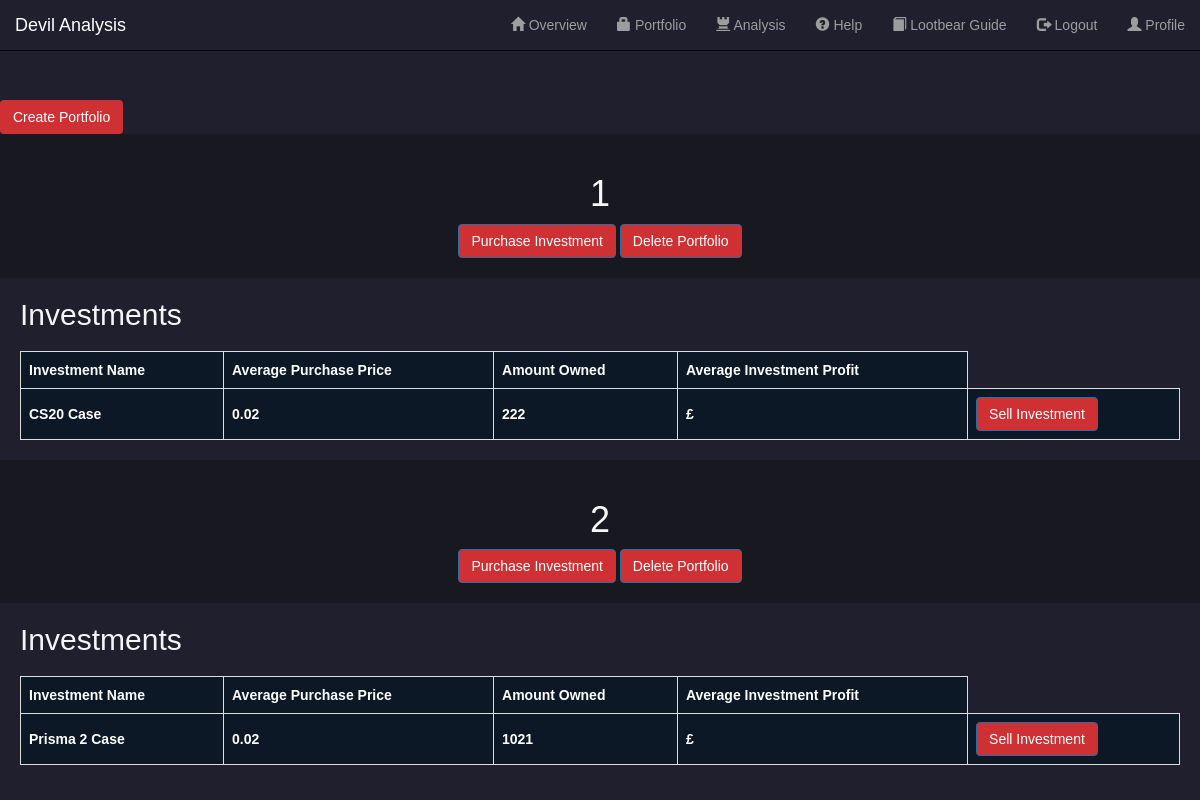
The page /portfolio/ (signed in) on the database as committed earlier.
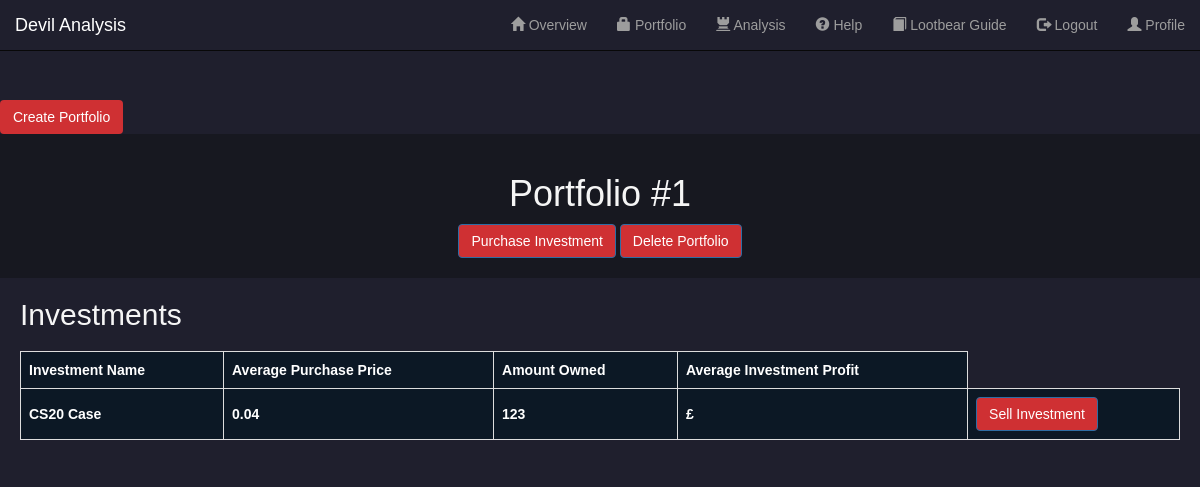
The same page on the database as committed later.
### main/models.py (models this page shows, shortened)
class Investment(models.Model):
    name = models.CharField(max_length=255)
    purchase_price = models.DecimalField(decimal_places=2, max_digits=10)
    quantity = models.IntegerField()
    owner = models.ForeignKey(User, on_delete=models.CASCADE)
    portfolio = models.CharField(max_length=255)

class Portfolio(models.Model):
    name = models.CharField(max_length=255)
    owner = models.ForeignKey(User, on_delete=models.CASCADE)

### main/views.py (the view, shortened to what this page needs)
# urls.py: path('portfolio/', main_view.portfolio, name='portfolio'),
def portfolio(request):
    items = Investment.objects.filter(owner_id=request.user.id)
    portfolios = Portfolio.objects.filter(owner_id=request.user.id)
    p_array = []
    form = SellForm(request.POST)
    form_buy = BuyForm(request.POST)
    form_portfolio_create = CreatePortfolioForm(request.POST)
    form_portfolio_delete = CreatePortfolioForm(request.POST)
    submitted = False
    i_array = []
    for y in range(0, len(portfolios)):
        for x in range(0, len(items)):
            if str(items[x].portfolio) == str(portfolios[y].name):
                print(str(items[x].portfolio) + "     " + str(portfolios[y].name))
                i_array.append({"name": items[x].name, "quantity": items[x].quantity, "purchase_price": str(items[x].purchase_price)})
        p_array.append({"name": (portfolios[y].name), "investments": i_array})
        i_array = []
    print(p_array)
    return render(request, "main/portfolio.html", {"items": items, "form": form, "submitted": submitted, "form_buy": form_buy, "form_portfolio_create" : form_portfolio_create, "portfolios" : portfolios, "form_portfolio_delete":form_portfolio_delete, "p_array":p_array})

### main/templates/main/portfolio.html (shortened to what this page needs)
{% extends "main/index.html" %} {% load crispy_forms_tags %} {% block start %}
{% if user.is_authenticated %}
<!DOCTYPE html>
<html lang="en">
  <head>
  </head>
  <body>
    <button
      type="button"
      class="btn"
      data-toggle="modal"
      data-target="#myModal2"
    >
      Create Portfolio
    </button>
    {%for portfolio in p_array %}
    <header>
      <h1>{{portfolio.name}}</h1>
      <button
        type="button"
        class="btn btn-primary"
        data-toggle="modal"
        data-target="#myModal"
      >
        Purchase Investment
      </button>
      <button
        type="button"
        class="btn btn-primary"
        data-toggle="modal"
        data-target="#myModal3"
      >
        Delete Portfolio
      </button>
    </header>
    <section>
      <h2>Investments</h2>
      <table class="investment-table">
        <thead>
          <tr>
            <th>Investment Name</th>
            <th>Average Purchase Price</th>
            <th>Amount Owned</th>
            <th>Average Investment Profit</th>
          </tr>
        </thead>
        <tbody>
          {%for investment in portfolio.investments %}
          <tr class="success">
            <th scope="row">{{investment.name}}</th>
            <th scope="row">{{investment.purchase_price}}</th>
            <th scope="row">{{investment.quantity}}</th>
            <th scope="row">£{{investment.calculate_profit}}</th>
            <th scope="row">
              <button
                type="button"
                class="btn btn-primary"
                data-toggle="modal"
                data-target="#myModal{{ forloop.counter }}"
              >
                Sell Investment
              </button>
            </th>
          </tr>
          {% endfor %}
        </tbody>
      </table>
    </section>
    {% endfor %}
  </body>
</html>
{%else%}
<main>poo</main>
{% endif %} {% endblock start %}

Rows that differ between the two databases and show on the page:
removed Investment: name "Prisma 2 Case"
added Portfolio: name "Portfolio #1"
Other text that changed with them:
new list line: "Purchase Investment Delete Portfolio Investments Investment Name Average Purchase Price Amount Owned Average Investment Profit 0.04 123 £ Sell Investment"
list line gone: "1 Purchase Investment Delete Portfolio Investments Investment Name Average Purchase Price Amount Owned Average Investment Profit 0.02 222 £ Sell Investment"
list line gone: "2 Purchase Investment Delete Portfolio Investments Investment Name Average Purchase Price Amount Owned Average Investment Profit 0.02 1021 £ Sell Investment"
